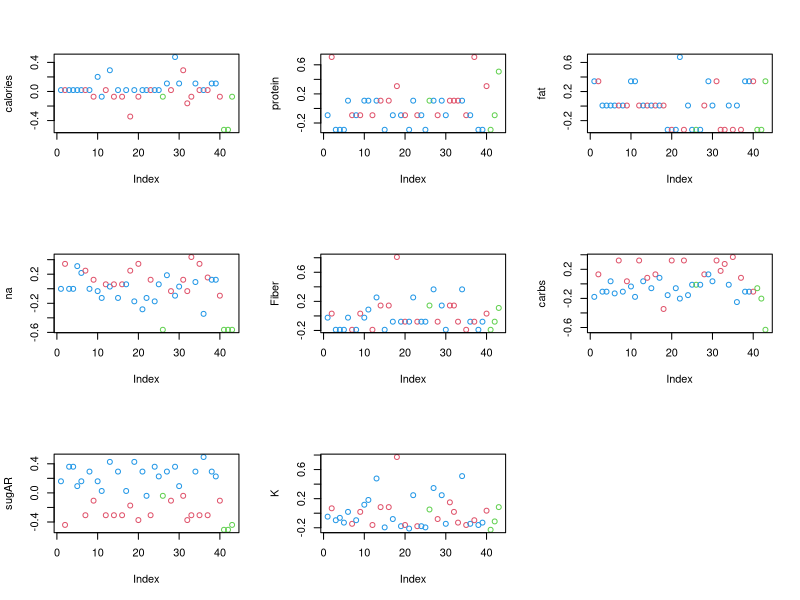

Write the R code that produced this figure.
data=read.csv("abcd.csv",head=FALSE)
data1<-data[0:8]
cluster1<-kmeans(data1,3)
par(mfrow=c(3,3))
plot(data1[,1],col=cluster1$cluster+1,ylab='calories')
plot(data1[,2],col=cluster1$cluster+1,ylab='protein')
plot(data1[,3],col=cluster1$cluster+1,ylab='fat')
plot(data1[,4],col=cluster1$cluster+1,ylab='na')
plot(data1[,5],col=cluster1$cluster+1,ylab='Fiber')
plot(data1[,6],col=cluster1$cluster+1,ylab='carbs')
plot(data1[,7],col=cluster1$cluster+1,ylab='sugAR')
plot(data1[,8],col=cluster1$cluster+1,ylab='K')
#plot(data1[,9],col=cluster$cluster+1,ylab='group')
#write.table(sequence1,file="test.csv",sep=",",append=TRUE,row.names=FALSE,col.names=FALSE)